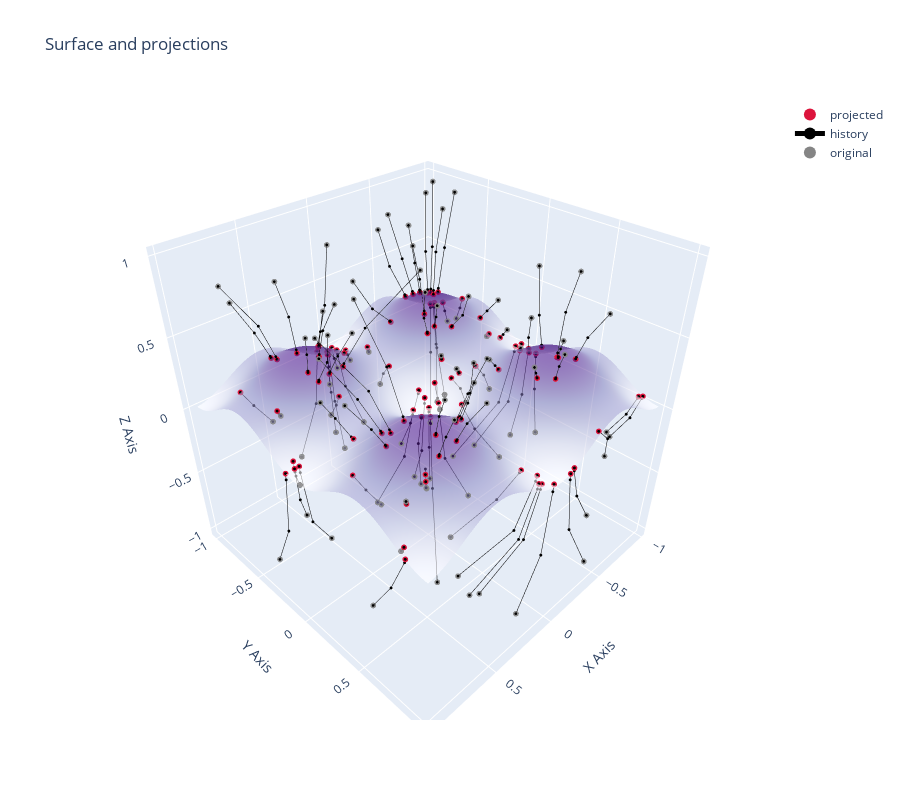

The notebook cell this image was saved under:
### Code cell
plot_3d_projection(X, lambda z: mfs.f_rastrigin(z)/100, round_cutoff=None, solver_builder=make_solver, plot_history=True, n_iterations=20)
